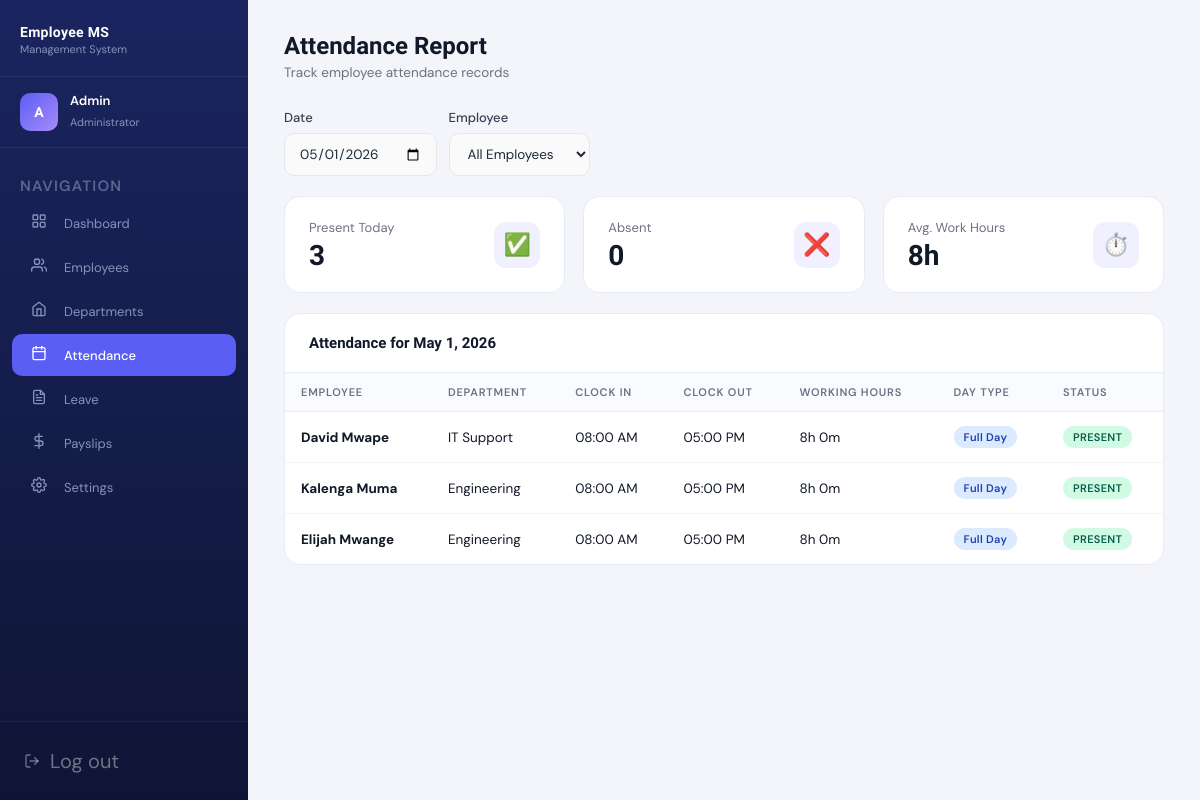
The app's page /admin/attendance.php?date=2026-05-01 (signed in) with its own data.
### tables this page shows
CREATE TABLE IF NOT EXISTS attendance (
    attendance_id  INT           PRIMARY KEY AUTO_INCREMENT,
    employee_id    INT           NOT NULL,
    date           DATE          NOT NULL,
    clock_in_time  TIME          NULL,
    clock_out_time TIME          NULL,
    total_hours    DECIMAL(4,2)  DEFAULT 0.00,
    daily_pay      DECIMAL(10,2) DEFAULT 0.00,
    UNIQUE KEY uq_attendance (employee_id, date),
    FOREIGN KEY (employee_id) REFERENCES employees(employee_id) ON DELETE CASCADE
);

CREATE TABLE IF NOT EXISTS employees (
    employee_id          INT            PRIMARY KEY AUTO_INCREMENT,
    user_id              INT            UNIQUE NOT NULL,
    full_name            VARCHAR(100)   NOT NULL,
    department_id        INT            NOT NULL,
    position             VARCHAR(100)   NOT NULL,
    basic_salary         DECIMAL(10,2)  NOT NULL,
    joining_date         DATE           NOT NULL,
    annual_leave_balance DECIMAL(5,1)   DEFAULT 12.0,
    bio                  TEXT           NULL,
    is_active            TINYINT(1)     DEFAULT 1,
    FOREIGN KEY (user_id)        REFERENCES users(user_id)             ON DELETE CASCADE,
    FOREIGN KEY (department_id)  REFERENCES departments(department_id)
);

CREATE TABLE IF NOT EXISTS departments (
    department_id   INT          PRIMARY KEY AUTO_INCREMENT,
    department_name VARCHAR(100) UNIQUE NOT NULL
);

### database/config.php (called while the page is built, shortened)
<?php
function sanitize($conn, $data) {
    return $conn->real_escape_string(trim(strip_tags($data)));
}
?>

### admin/attendance.php (the view, shortened to what this page needs)
<?php
require_once '../database/config.php';
$date_filter = sanitize($conn, $_GET['date'] ?? date('Y-m-d'));
$sql = "SELECT a.*, e.full_name, d.department_name
        FROM attendance a
        JOIN employees e ON a.employee_id = e.employee_id
        JOIN departments d ON e.department_id = d.department_id
        WHERE a.date = '$date_filter'";
$sql .= " ORDER BY a.clock_in_time";
$records = $conn->query($sql)->fetch_all(MYSQLI_ASSOC);
$present = count($records);
$total_emp = $conn->query("SELECT COUNT(*) as c FROM employees WHERE is_active=1")->fetch_assoc()['c'];
$avg_hours = $present > 0 ? round(array_sum(array_column($records, 'total_hours')) / $present, 1) : 0;
?>
<!DOCTYPE html>
<html lang="en">
<head>
    <link rel="stylesheet" href="../assets/css/dashboard.css">
</head>
<body>
<div class="app-layout">
    <?php include 'sidebar.php'; ?>
    <div class="main-content">
        <div class="page-header">
            <h1>Attendance Report</h1>
            <p>Track employee attendance records</p>
        </div>
        <div class="page-body">
            <div style="display:flex;gap:12px;align-items:flex-end;margin-bottom:20px;flex-wrap:wrap;">
                <div class="form-group" style="margin:0;">
                    <label>Date</label>
                    <input type="date" id="dateFilter" class="form-control" value="<?= $date_filter ?>" onchange="applyFilter()">
                </div>
                <div class="form-group" style="margin:0;">
                    <label>Employee</label>
                    <select id="empFilter" class="form-control" onchange="applyFilter()">
                        <option value="0">All Employees</option>
                    </select>
                </div>
            </div>
            <div class="stats-grid" style="margin-bottom:20px;">
                <div class="stat-card">
                    <div class="stat-info"><div class="stat-label">Present Today</div><div class="stat-value"><?= $present ?></div></div>
                    <div class="stat-icon">✅</div>
                </div>
                <div class="stat-card">
                    <div class="stat-info"><div class="stat-label">Absent</div><div class="stat-value"><?= $total_emp - $present ?></div></div>
                    <div class="stat-icon">❌</div>
                </div>
                <div class="stat-card">
                    <div class="stat-info"><div class="stat-label">Avg. Work Hours</div><div class="stat-value"><?= $avg_hours ?>h</div></div>
                    <div class="stat-icon">⏱️</div>
                </div>
            </div>
            <div class="card">
                <div class="card-header">
                    <h3>Attendance for <?= date('F j, Y', strtotime($date_filter)) ?></h3>
                </div>
                <table>
                    <thead>
                        <tr>
                            <th>Employee</th>
                            <th>Department</th>
                            <th>Clock In</th>
                            <th>Clock Out</th>
                            <th>Working Hours</th>
                            <th>Day Type</th>
                            <th>Status</th>
                        </tr>
                    </thead>
                    <tbody>
                    <?php if (empty($records)): ?>
                        <tr><td colspan="7"><div class="empty-state"><div class="empty-icon">📭</div><p>No attendance records for this date.</p></div></td></tr>
                    <?php else: foreach ($records as $r):
                        $hours = $r['total_hours'];
                        $day_type = $hours >= 7 ? 'Full Day' : ($hours >= 4 ? 'Half Day' : 'Short');
                    ?>
                        <tr>
                            <td><strong><?= htmlspecialchars($r['full_name']) ?></strong></td>
                            <td><?= htmlspecialchars($r['department_name']) ?></td>
                            <td><?= $r['clock_in_time'] ? date('h:i A', strtotime($r['clock_in_time'])) : '—' ?></td>
                            <td><?= $r['clock_out_time'] ? date('h:i A', strtotime($r['clock_out_time'])) : '—' ?></td>
                            <td><?= $r['clock_in_time'] ? floor($hours).'h '.round(($hours-floor($hours))*60).'m' : '—' ?></td>
                            <td><span class="badge badge-info"><?= $day_type ?></span></td>
                            <td><span class="badge badge-success">PRESENT</span></td>
                        </tr>
                    <?php endforeach; endif; ?>
                    </tbody>
                </table>
            </div>
        </div>
    </div>
</div>
</body>
</html>

### assets/css/dashboard.css (style rules this page uses)
*, *::before, *::after { box-sizing: border-box; margin: 0; padding: 0; }
:root { --navy: #0f1535; --navy-mid: #1a2560; --accent: #5b5ef4; --accent-light: #7b7ef7; --sidebar-width: 248px; --text-white: #ffffff; --text-muted: #8892b8; --body-bg: #f4f5fb; --card-bg: #ffffff; --border: #e8eaf6; --success: #10b981; --warning: #f59e0b; --danger: #ef4444; --info: #3b82f6; --text-dark: #111827; --text-gray: #6b7280; }
html, body { height: 100%; font-family: 'DM Sans', sans-serif; background: var(--body-bg); color: var(--text-dark); }
.app-layout { display: flex; height: 100vh; overflow: hidden; }
.main-content { margin-left: var(--sidebar-width); flex: 1; overflow-y: auto; height: 100vh; }
.page-header { padding: 32px 36px 0; }
.page-header h1 { font-family: 'Sora', sans-serif; font-size: 24px; font-weight: 700; color: var(--text-dark); margin-bottom: 4px; }
.page-header p { font-size: 13.5px; color: var(--text-gray); margin-bottom: 28px; }
.page-body { padding: 0 36px 36px; }
.stats-grid { display: grid; grid-template-columns: repeat(auto-fit, minmax(200px, 1fr)); gap: 18px; margin-bottom: 28px; }
.stat-card { background: var(--card-bg); border: 1px solid var(--border); border-radius: 16px; padding: 22px 24px; display: flex; align-items: center; justify-content: space-between; transition: box-shadow 0.2s; }
.stat-info .stat-label { font-size: 13px; color: var(--text-gray); margin-bottom: 6px; }
.stat-info .stat-value { font-family: 'Sora', sans-serif; font-size: 28px; font-weight: 700; color: var(--text-dark); line-height: 1; }
.stat-icon { width: 46px; height: 46px; border-radius: 12px; display: flex; align-items: center; justify-content: center; font-size: 22px; background: #f0f0ff; }
.card { background: var(--card-bg); border: 1px solid var(--border); border-radius: 16px; overflow: hidden; margin-bottom: 20px; }
.card-header { padding: 20px 24px; border-bottom: 1px solid var(--border); display: flex; align-items: center; justify-content: space-between; }
.card-header h3 { font-family: 'Sora', sans-serif; font-size: 15px; font-weight: 600; color: var(--text-dark); }
table { width: 100%; border-collapse: collapse; }
thead th { text-align: left; font-size: 11px; font-weight: 600; color: var(--text-gray); text-transform: uppercase; letter-spacing: 0.8px; padding: 12px 16px; border-bottom: 1px solid var(--border); background: #fafbff; }
tbody td { padding: 14px 16px; font-size: 13.5px; color: var(--text-dark); border-bottom: 1px solid #f3f4f6; }
tbody tr:last-child td { border-bottom: none; }
.badge { display: inline-flex; align-items: center; padding: 4px 10px; border-radius: 20px; font-size: 11px; font-weight: 600; letter-spacing: 0.3px; }
.badge-success { background: #d1fae5; color: #065f46; }
.badge-info { background: #dbeafe; color: #1e40af; }
.form-group { margin-bottom: 18px; }
.form-group label { display: block; font-size: 13px; font-weight: 500; color: #374151; margin-bottom: 7px; }
.form-control { width: 100%; padding: 11px 14px; border: 1.5px solid #e5e7eb; border-radius: 10px; font-size: 13.5px; font-family: 'DM Sans', sans-serif; color: #1f2937; background: #fafafa; outline: none; transition: border-color 0.2s, box-shadow 0.2s; }
select.form-control { cursor: pointer; }

### records on screen
attendance: employee.full_name "David Mwape", departments.department_name "IT Support", clock_in_time "08:00 AM", clock_out_time "05:00 PM", total_hours "8", ($hours-floor($hours))*60 "0", total_hours "Full Day"
attendance: employee.full_name "Kalenga Muma", departments.department_name "Engineering", clock_in_time "08:00 AM", clock_out_time "05:00 PM", total_hours "8", ($hours-floor($hours))*60 "0", total_hours "Full Day"
attendance: employee.full_name "Elijah Mwange", departments.department_name "Engineering", clock_in_time "08:00 AM", clock_out_time "05:00 PM", total_hours "8", ($hours-floor($hours))*60 "0", total_hours "Full Day"

### other values on screen
$initials "A"
$name "Admin"
$present "3"
$total_emp - $present "0"
$avg_hours "8"
date('F j, Y', strtotime($date_filter)) "May 1, 2026"
